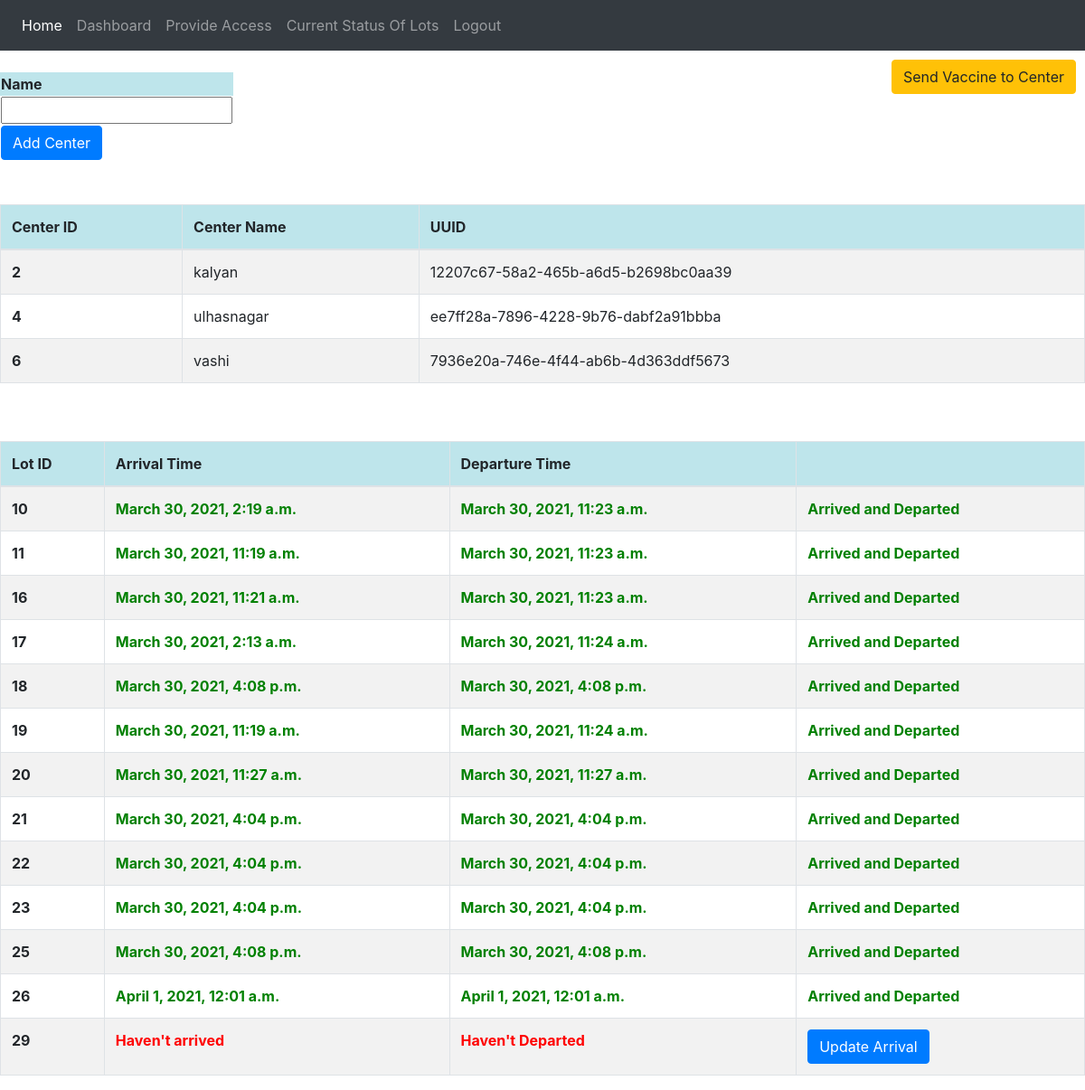
The app's page /dashboard/district/thane/ (signed in), older data.
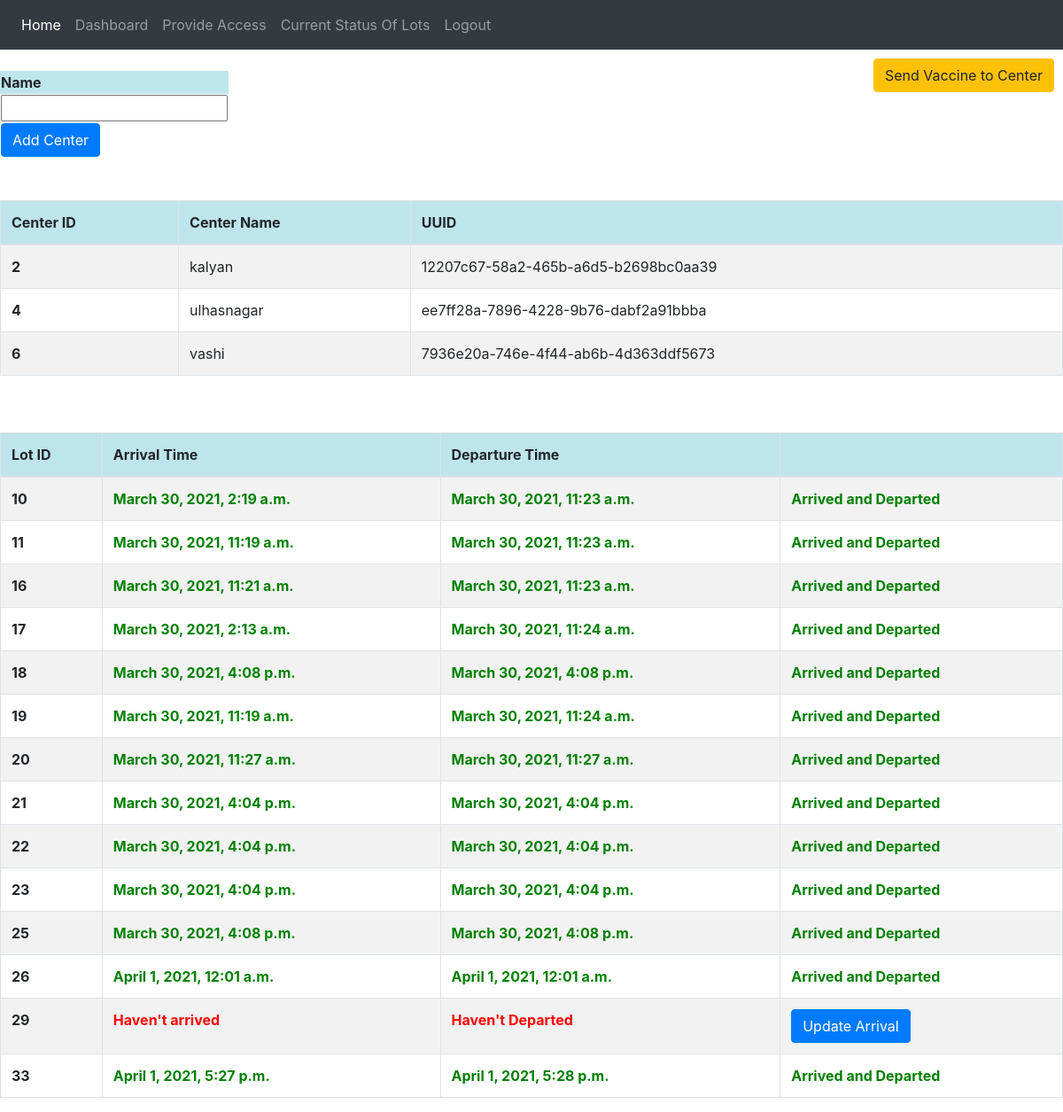
The same page, newer data.
### vaccine_app/models.py (models this page shows, shortened)
class Center(models.Model):
    centerPrimaryKey = models.AutoField(primary_key=True)
    centerId = models.UUIDField(default=uuid.uuid4, editable=False, unique=True)
    district = models.ForeignKey(District, on_delete=models.CASCADE, related_name="Center")
    name = models.CharField(max_length=255, unique=True)
    maxCountPerDate = models.IntegerField(default=0)

class DistrictVaccineData(models.Model):
    district = models.ForeignKey(District,on_delete=models.CASCADE,related_name="districtVaccine")
    lot = models.OneToOneField(VaccineLot, on_delete=models.CASCADE,related_name="districtVaccine")
    arrivalTimestamp = models.DateTimeField(blank = True, null=True, default=None)
    departureTimestamp = models.DateTimeField(blank = True, null=True, default=None)

class VaccineLot(models.Model):
    lotId = models.AutoField(primary_key=True)
    status=models.CharField(max_length = 20, choices = lot_status, default = 'produced')
    productionTimestamp = models.DateTimeField(auto_now_add=True)
    departureTimestamp = models.DateTimeField(blank = True, null=True, default=None)
    countOfDosesConsumed = models.IntegerField(default = 0)

### vaccine_app/views.py (the view, shortened to what this page needs)
# urls.py: path('dashboard/district/<name>/',views.district_dash,name='district_dash'),
@login_required
def district_dash(request,name):
    if name=="":
        return redirect('dashboard')
    if verify(request,"district",name):
        district_obj=District.objects.get(name=name)
        centers = Center.objects.filter(district=district_obj)
        vaccine_lots = DistrictVaccineData.objects.filter(district = district_obj)
        error=[]
        return render(request,'district_dash.html',{'centers':centers, 'error':error, 'vaccine_lots':vaccine_lots,'name':name})
    else:
        return redirect('dashboard')

### vaccine_app/views.py (called while the page is built, shortened)
def verify(request,district_or_center,name):
    if district_or_center=="district":
        user=request.user
        if District.objects.filter(name=name).exists():
            district_obj=District.objects.get(name=name)
            if AccessControlListDistrict.objects.filter(person=user,district=district_obj).exists() and user.is_districtadmin:
                return True
            else:
                print("access is not there for user "+user.email)
                return False
        else:
            print("District name is invalid")
            return False
    else:
        print("Invalid district_or_center value")
        return False

### templates/district_dash.html (shortened to what this page needs)
{% extends 'base.html' %}
    {% block content %}
        <a href="/district/{{name}}/send_to_center" style="float: right; margin:10px;"><button Type="button" class="btn btn-warning">Send Vaccine to Center</button></a>
        <form method="POST">
            <table>
                <tr class="table-info">
                    <th>Name</th>
                </tr>
                <tr>
                    <td><input type="text" id="name" name="name" required /></td>
                    <br>
                </tr>
                <tr>
                  <td><button class="btn btn-primary" type="submit" id="add" value="Add center">Add Center</button></td>
                </tr>
            </table>
        </form>
        <br><br>
        <table class="table table-striped table-bordered" >
            <thead>
              <tr class="table-info">
                <th scope="col">Center ID</th>
                <th scope="col">Center Name</th>
                <th scope="col">UUID</th>
              </tr>
            </thead>
            <tbody>
            {% for center in centers %}
              <tr>
                <th scope="row">{{center.centerPrimaryKey}}</th>
                <td>{{center.name}}</td>
                <td>{{center.centerId.urn|slice:"9:"}}</td>
              </tr>
            {% endfor %}
            </tbody>
          </table>
          <br><br>
          <table class="table table-striped table-bordered">
            <thead>
              <tr class="table-info">
                <th scope="col">Lot ID</th>
                <th scope="col">Arrival Time</th>
                <th scope="col">Departure Time</th>
                <th scope="col"></th>
              </tr>
            </thead>
            <tbody>
            {% for lot in vaccine_lots %}
              <tr>
                <th scope="row">{{ lot.lot.lotId }}</th>
                <td>
                  {% if lot.arrivalTimestamp == None %}
                    <b style="color:red;">Haven't arrived</b>
                  {% else %}
                    <b style="color:green;">{{lot.arrivalTimestamp}}</b>
                  {% endif %}
                </td>
                <td>
                  {% if lot.departureTimestamp == None %}
                    <b style="color:red;">Haven't Departed</b>
                  {% else %}
                    <b style="color:green;">{{lot.departureTimestamp}}</b>
                  {% endif %}
                </td>
                {% if lot.arrivalTimestamp == None %}
                  <td><a href="/district/{{name}}/updateArrivalTimeDistrict/{{ lot.lot.lotId }}"><button type="button" class="btn btn-primary">Update Arrival</button></a>
                {% else %}
                  <td>
                    <b style="color:green;">Arrived
                    {% if lot.departureTimestamp != None %}
                    and Departed
                    {% endif %}
                    </b>
                  </td>
                {% endif %}
              </tr>
            {% endfor %}
            </tbody>
          </table>
    {% endblock content %}

### templates/base.html (shortened to what this page needs)
<!DOCTYPE html>
<html lang="en">
<head>
  <link rel="stylesheet" href="https://stackpath.bootstrapcdn.com/bootstrap/4.1.3/css/bootstrap.min.css">
</head>
<body>
  <nav class="navbar navbar-expand-lg navbar navbar-dark bg-dark">
    <div class="" id="navbarNav">
      <ul class="navbar-nav">
        <li class="nav-item active">
          <a class="nav-link" href="{% url 'index' %}">Home <span class="sr-only">(current)</span></a>
        </li>
        {% if user.is_authenticated %}
        <li class="nav-item">
          <a class="nav-link" href="{% url 'dashboard' %}">Dashboard</a>
        </li>
        <li class="nav-item">
          <a class="nav-link" href="{% url 'provideaccess' %}">Provide Access</a>
        </li>
        <li class="nav-item">
          <a class="nav-link" href="{% url 'currentStatus' %}">Current Status Of Lots</a>
        </li>
        <li class="nav-item">
          <a class="nav-link" href="{% url 'logout' %}">Logout</a>
        </li>
        {% endif %}
      </ul>
    </div>
  </nav>
  {% block content %}
  {% endblock %}
</body>
</html>

Row changes from the older to the newer data that the page shows:
added DistrictVaccineData: lot.lotId "33", arrivalTimestamp "April 1, 2021, 5:27 p.m.", departureTimestamp "April 1, 2021, 5:28 p.m.", shows "Arrived", shows "and Departed"
